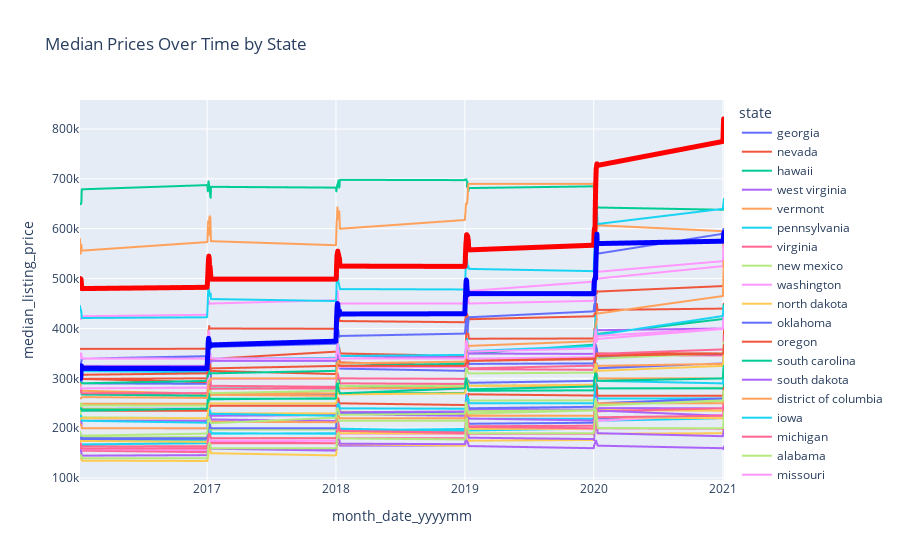

Source (notebook cell):
### Code cell
# simple line chart with Plotly Express
sorted_df_state = df_state.copy()

sorted_df_state["order"] = sorted_df_state["state"].map({"new york": 1, "california": 2}).fillna(3)

sorted_df_state.sort_values(by=["order","month_date_yyyymm"], ascending=False, inplace=True)


fig2 = px.line(sorted_df_state, 
        x="month_date_yyyymm", 
        y="median_listing_price", 
        color="state", 
        title="median prices over tiem by state")

# set color of all traces to lightgrey
#fig2.update_traces({"line":{"color":"lightgrey"}})

# color Turkish line to blue
fig2.update_traces(patch={"line":{"color":"blue", "width":5}}, 
                  selector={"legendgroup":"new york"})

# color Japanese line to red
fig2.update_traces(patch={"line":{"color":"red", "width":5}}, 
                  selector={"legendgroup":"california"})
# # remove the legend, y-axis and add a title
fig2.update_layout(title="Median Prices Over Time by State",
                showlegend=True)
# # plot the chart
fig2.show()
